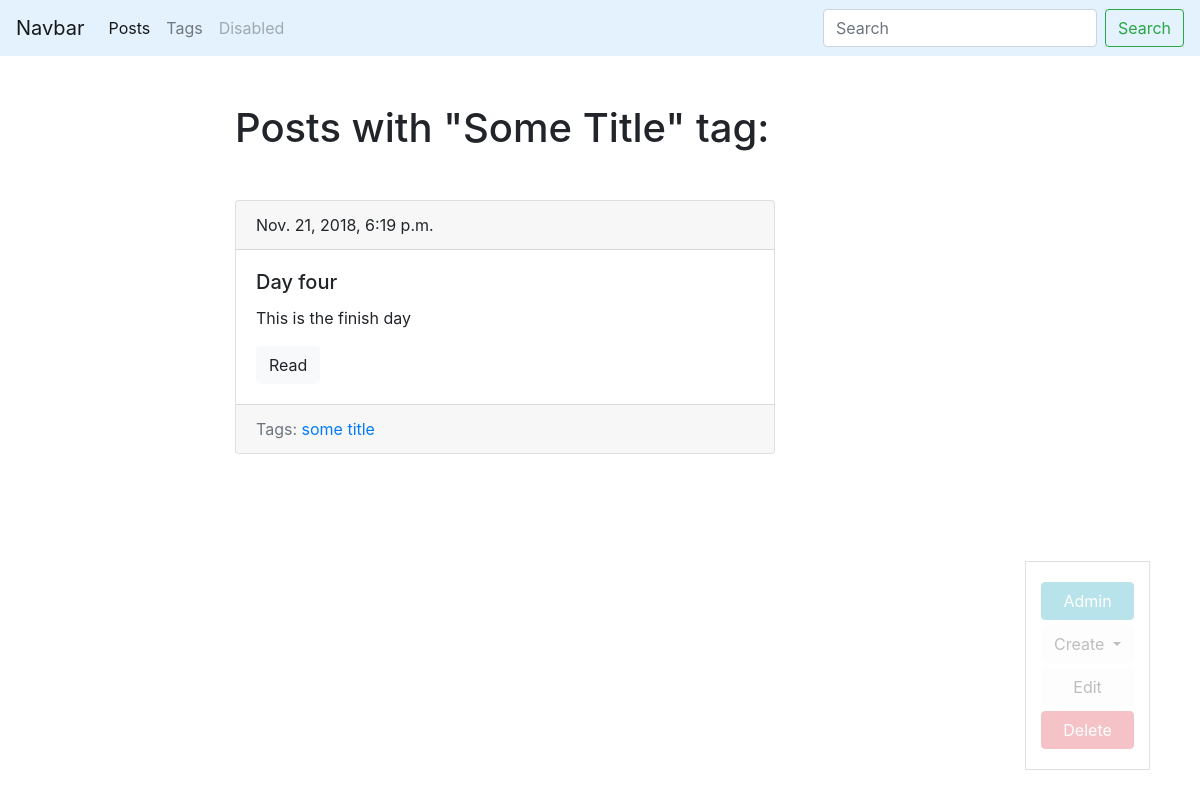
The app's page /blog/tag/some slug/ (signed in) with its own data.
### blog/models.py (models this page shows, shortened)
class Tag(models.Model):
    title = models.CharField(max_length=50)
    slug = models.SlugField(max_length=50, unique=True)
    def get_absolute_url(self):
        return reverse('tag_detail_url', kwargs={'slug':self.slug})
    def get_update_url(self):
        return reverse('tag_update_url', kwargs={'slug':self.slug})
    def get_delete_url(self):
        return reverse('tag_delete_url', kwargs={'slug':self.slug})
    class Meta:
        ordering = ['title']

class Post(models.Model):
    title = models.CharField(max_length=150, db_index=True)
    slug = models.SlugField(max_length=150, blank=True, unique=True)
    body = models.TextField(blank=True, db_index=True)
    date_pub = models.DateTimeField(auto_now_add=True)
    tags = models.ManyToManyField('Tag', blank=True, related_name='posts')
    def get_absolute_url(self):
        return reverse('post_detail_url', kwargs={'slug':self.slug})
    class Meta:
        ordering = ['-date_pub']

### blog/views.py (the view)
# urls.py: path('tag/<str:slug>/', TagDetail.as_view(), name='tag_detail_url'),
class TagDetail(ObjectDetailMixin, View):
    model = Tag
    template = 'blog/tag_detail.html'

### blog/utils.py (called while the page is built)
    def get(self, request, slug):
        obj = get_object_or_404(self.model, slug__iexact=slug)
        return render(request, self.template, context={self.model.__name__.lower():obj, 'admin_object': obj, 'detail': True})

### blog/templates/blog/tag_detail.html (shortened to what this page needs)
{% extends 'blog/base_blog.html' %}
{% block content %}
    <h1 class="mb-5">Posts with "{{ tag.title|title }}" tag:</h1>
    {% for post in tag.posts.all %}
      {% include 'blog/includes/post_card_template.html' %}
    {% endfor %}
{% endblock %}

### blog/templates/blog/includes/post_card_template.html
<div class="card mb-4">
  <div class="card-header">
    {{ post.date_pub }}
  </div>
  <div class="card-body">
    <h5 class="card-title">{{ post.title }}</h5>
    <p class="card-text">{{ post.body | truncatewords:15}}</p>
    <a href="{{ post.get_absolute_url }}" class="btn btn-light">Read</a>
  </div>
  <div class="card-footer text-muted">
    Tags:
    {% for post in post.tags.all %}
        <a href="{{ post.get_absolute_url }}">{{ post.title }}</a>
    {% endfor %}
  </div>
</div>

### records on screen
Tag: title "Some Title", title "some title"
Post: date_pub "Nov. 21, 2018, 6:19 p.m.", title "Day four", body "This is the finish day"
